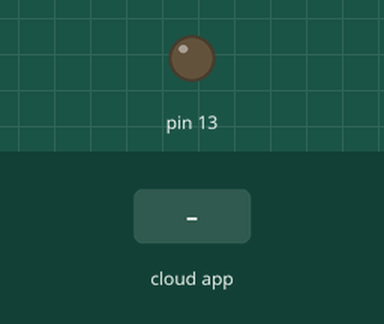
Recording of a program running on a simulated Arduino Uno, built with avr-gcc and run on an emulated ATmega328P. Shown: output pins drawn as LEDs (lit = HIGH). The test bench sets the inputs (shaded band). The ROS host is connected and sends only what is stated.

Above: at 1.2 s.
1.3 s: the phone or cloud app sets test_commands to turn_on
At 2.1 s:
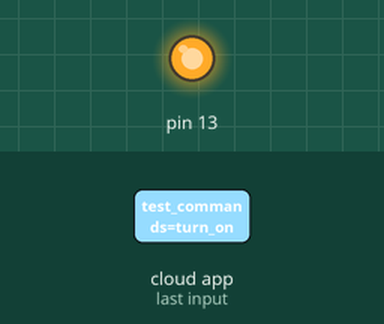
2.8 s: the phone or cloud app sets test_commands to turn_off
At 3.7 s:
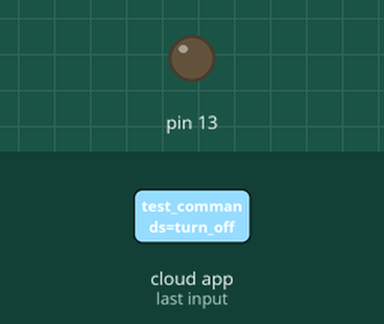
4.3 s: the phone or cloud app sets test_commands to toggle
At 5.3 s:
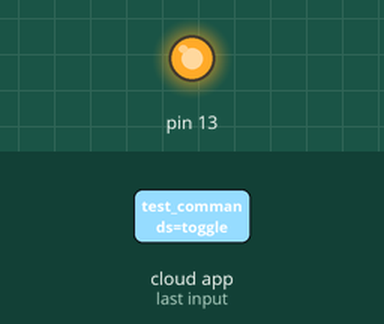
Timing chart, 0 to 7.3 s (numbered marks = the images above; inputs shaded):
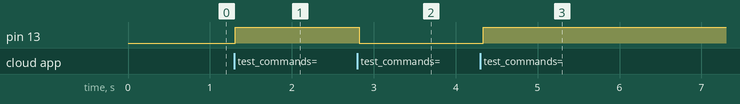

Measured:
- after the input at 1.3 s, pin 13: LOW → HIGH at once
- after the input at 2.8 s, pin 13: HIGH → LOW at once
- after the input at 4.3 s, pin 13: LOW → HIGH at once

The program:

main.cpp
```cpp
/*
 * rosserial Subscriber Example
 * Blinks an LED on callback
 */

#include <ros.h>
#include <std_msgs/String.h>

ros::NodeHandle nh;

class Led
{
  public:
  Led(int Pin){
    PIN=Pin;
    pinMode(PIN, OUTPUT);
  }
  bool turn_on()
  {
    digitalWrite(PIN, HIGH);   // blink the led
  }
  bool turn_off()
  {
    digitalWrite(PIN, LOW);   // blink the led
  }
  bool toggle()
  {
  digitalWrite(PIN, HIGH-digitalRead(PIN));   // blink the led
  }
protected:
  int PIN;
};

void messageCb( const std_msgs::String& msg);

Led LedBuiltIn(13);
std_msgs::String pub_msg;
ros::Subscriber<std_msgs::String> sub("test_commands", messageCb );
ros::Publisher pub("test_retVal", &pub_msg);

void messageCb( const std_msgs::String& msg){
  if(strcmp(msg.data,"turn_on") == 0)
  {
  LedBuiltIn.turn_on();
    pub_msg.data = "turned_on_ok";
    pub.publish(&pub_msg);
  }
  if(strcmp(msg.data,"turn_off") == 0)
  {
  LedBuiltIn.turn_off();
    pub_msg.data = "turned_off_ok";
    pub.publish(&pub_msg);
  }
  if(strcmp(msg.data,"toggle") == 0)
  {
LedBuiltIn.toggle();
    pub_msg.data = "toggled_ok";
    pub.publish(&pub_msg);
  }
}
void setup()
{

  nh.initNode();
  nh.subscribe(sub);
  nh.advertise(pub);
}

void loop()
{
  nh.spinOnce();
  delay(50);
}
```
